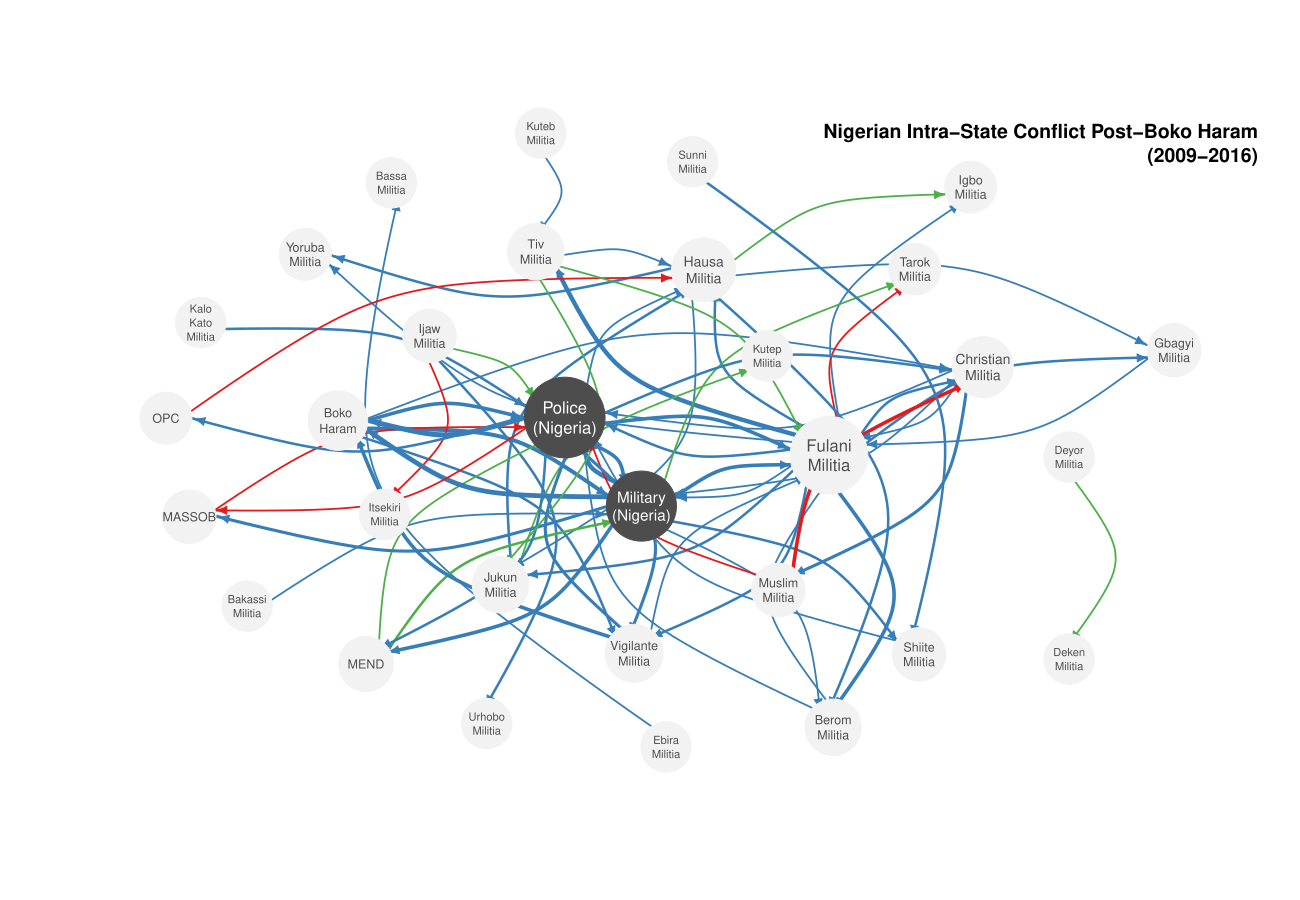

Here is the R script that generated this plot:
################
# workspace
source('setup.R')

# load fns from helper file
source('netPlotHelpers.R')
source('actorInfo.R')
################

################
# load data
load('nigeriaMatList_acled_v7.rda') # loads yList object
yrs = char(2000:2016) ; yList = yList[yrs]
################

################
# clean up row/col names in yList
vNameKey = getNameKey(yList)
yList = lapply(yList, function(y){
	rownames(y) = vNameKey$clean[match(rownames(y),vNameKey$dirty)]
	colnames(y) = vNameKey$clean[match(colnames(y),vNameKey$dirty)]
	return(y) })
################

################
# set up actor positions across T
yArr = listToArray(
	actors=getActor(yList), Y=yList, 
	Xdyad=NULL, Xrow=NULL, Xcol=NULL)$Y
yArrSum = getMatfromArr(arr=yArr)
govActors = c('Military\n(Nigeria)','Police\n(Nigeria)')

# pre post boko haram arrays
bhIDs = unlist(lapply(yList, function(x){'Boko\nHaram' %in% rownames(x)}))
yArrSumPreBH = getMatfromArr(arr=yArr, pds=!bhIDs)
yArrSumPostBH = getMatfromArr(arr=yArr, pds=bhIDs)

# set up pos mat
tmp=getGraphfromMat(mat=yArrSum)
gArrSum=tmp$g ; gArrPos=tmp$nodePos
tmp=getGraphfromMat(mat=yArrSumPreBH, nodePos=gArrPos)
gArrSumPreBH=tmp$g ; gArrPosPreBH=tmp$nodePos
tmp=getGraphfromMat(mat=yArrSumPostBH, nodePos=gArrPos)
gArrSumPostBH=tmp$g ; gArrPosPostBH=tmp$nodePos
rm(tmp)
################

################
# plot post BH interaction
# define edge colors by pre post boko interactions
edgePreBH = data.frame( edge=attributes(E(gArrSumPreBH))$vnames,
	edgeWgt=E(gArrSumPreBH)$weight, stringsAsFactors = FALSE )
edgePostBH = data.frame( edge=attributes(E(gArrSumPostBH))$vnames,
	edgeWgt=E(gArrSumPostBH)$weight, stringsAsFactors = FALSE )
edgePostBH$wgtPreBH = edgePreBH$edgeWgt[match(edgePostBH$edge,edgePreBH$edge)]
edgePostBH$wgtPreBH[is.na(edgePostBH$wgtPreBH)] = 0
edgePal = brewer.pal(3,'Set1')
edgePostBH$edgeCol = ifelse(
	edgePostBH$edgeWgt>edgePostBH$wgtPreBH, edgePal[2],edgePal[1])
edgePostBH$edgeCol[edgePostBH$edgeWgt==edgePostBH$wgtPreBH]=edgePal[3]
E(gArrSumPostBH)$weight = E(gArrSumPostBH)$weight*3

# define v cols by actor type
vCol = ifelse(names(V(gArrSumPostBH)) %in% govActors, 'gray30', 'gray95')
vLabCol = ifelse(names(V(gArrSumPostBH)) %in% govActors, 'white', 'gray30')
fName = 'figure5.pdf'
pdf(file=fName, width=13,height=9)
plotGraph(gArrSumPostBH, gArrPosPostBH, 
	edge.color=edgePostBH$edgeCol, vShape='circle', vLabCex=gArrSumPostBH$labSize+.3, 
	vLabCol=vLabCol, vertex.label.font=1, vertex.size=gArrSumPostBH$vSize, 
	vFrameCol=vCol, vCol=vCol, vertex.label.family="Helvetica")
title(
	'Nigerian Intra-State Conflict Post-Boko Haram\n(2009-2016)', 
	family='Helvetica', adj=1, line=-4)
dev.off()
################
